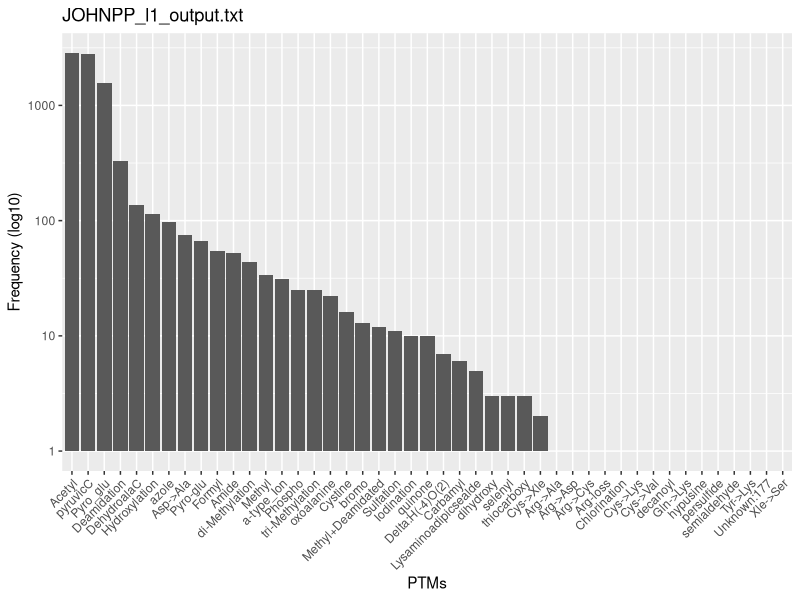

Here is the R script that generated this plot:
library(ggplot2)

df <- read.csv("JOHNPP_l1_output.txt", sep = "\t", row.names = NULL)

#define column names
colnames(df)<- c('Peptide', ' Mass_shift', 'Peptide.Mass', 'Mass.of.PTMs', 'Score', 'PTM.1', 'PTM.2','PTM.3','PTM4', 'PTM5')

df <- unique( df[ , 1:10 ] ) #removing duplicates

#define variable as sring
df$PTM.1 <- as.character(df$PTM.1)
df$PTM.2 <- as.character(df$PTM.2)
df$PTM.3 <- as.character(df$PTM.3)
df$PTM4 <- as.character(df$PTM4)
df$PTM5 <- as.character(df$PTM5)
#make dataframe with only PTM results
frequency_df <- as.data.frame(table(c(df$PTM.1, df$PTM.2, df$PTM.3, df$PTM4, df$PTM5)))


#organize in decreasing order
frequency_df <- frequency_df[order(frequency_df$Freq, decreasing = TRUE),]

#removing rows that have empty Var1
frequency_df <- frequency_df[!(frequency_df$Var1==""),]

#make it as factor to be able to show the plot in decreasing order
frequency_df$Var1 <- factor(frequency_df$Var1, levels = frequency_df$Var1[order(frequency_df$Freq, decreasing = TRUE)])

##need to remove PTM.1, 2,3 etc and firs row

#plot
ggplot(frequency_df, aes(x=Var1, y=Freq)) +
  geom_bar(stat = "identity") + theme(axis.text.x = element_text(angle = 45, hjust = 1)) +
  labs (x ="PTMs", y = "Frequency (log10)") + ggtitle("JOHNPP_l1_output.txt") + scale_y_log10()
